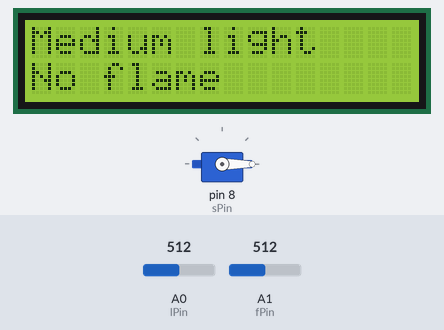
The sketch below on a simulated Arduino Uno, built with avr-gcc and run on an emulated ATmega328P. Shown: servo, 16×2 character LCD. The inputs (shaded band) are chosen by the test bench; at power-on: A1 (fPin) = 512, A0 (lPin) = 512. What the sketch prints to the serial monitor is not drawn.

Above: at 1.2 s.
1.3 s: A1 (fPin) set to 108
2.8 s: A1 (fPin) set to 90
At 4.9 s:
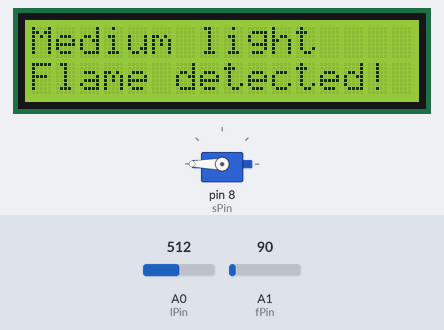
5.2 s: A0 (lPin) set to 710
At 6.1 s:
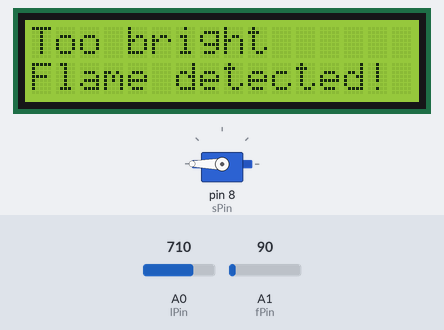
6.8 s: A0 (lPin) set to 690
At 8.6 s:
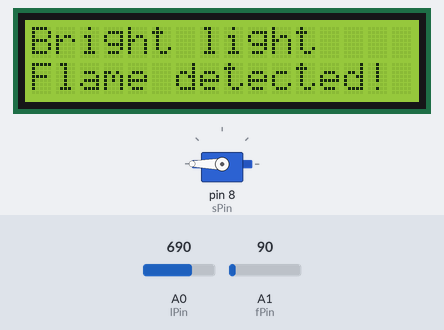
8.9 s: A0 (lPin) set to 290
At 10.4 s:
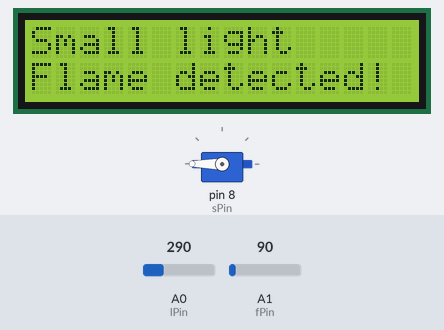
10.9 s: A1 (fPin) set to 110
At 11.9 s:
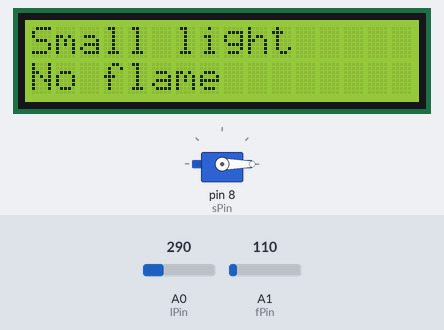
Timing chart, 0 to 13.9 s (numbered marks = the images above; inputs shaded):
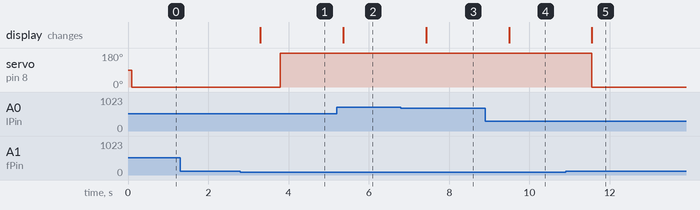

The sketch:

Cam_bien_anh_sang_va_lua.ino
```cpp
#include <Wire.h>
#include <LiquidCrystal_I2C.h>
#include <Servo.h>
LiquidCrystal_I2C lcd(0x27,16,2);

Servo servo;

const int sPin = 8;
const int fPin = A1;
const int lPin = A0;
const int ledPin = 13;
void setup() {
  servo.attach(sPin);
  Serial.begin(9600);
  lcd.init();
  lcd.backlight();
  lcd.setCursor(0,0);
}

void loop() {
  Serial.print("Light: ");
  Serial.println(analogRead(lPin));
  if (analogRead(lPin) < 30) {
    lcd.setCursor(0,0);
    lcd.print("No light        ");
    flameCheck();
  }
  else if (analogRead(lPin) > 30 && 100 > analogRead(lPin)) {
    lcd.setCursor(0,0);
    lcd.print("Tiny light      ");
    flameCheck();
  }
  else if (analogRead(lPin) > 100 && 300 > analogRead(lPin)) {
    lcd.setCursor(0,0);
    lcd.print("Small light     ");
    flameCheck();
  }
  else if (analogRead(lPin) >= 300 && 530 > analogRead(lPin)) {
    lcd.setCursor(0,0);
    lcd.print("Medium light    ");
    flameCheck();
  }
  else if (analogRead(lPin) >= 530 && 700 > analogRead(lPin)) {
    lcd.setCursor(0,0);
    lcd.print("Bright light    ");
    flameCheck();
  }
  else if (analogRead(lPin) >= 700) {
    lcd.setCursor(0,0);
    lcd.print("Too bright      ");
    flameCheck();
  }
  else {
    lcd.setCursor(0,0);
    lcd.print("Unknown         ");
    digitalWrite(ledPin, LOW);
    flameCheck();
  }
}

void flameCheck() {
  if (analogRead(fPin) > 25 && 100 > analogRead(fPin)) {
    lcd.setCursor(0,1);
    lcd.print("Flame detected! ");
    digitalWrite(ledPin, HIGH);
    delay(500);
    digitalWrite(ledPin ,LOW);
    servo.write(180);
    delay(500);
  }
  else {
    lcd.setCursor(0,1);
    lcd.print("No flame         ");
    digitalWrite(ledPin, LOW);
      servo.write(0);
      delay(500);
  }
}
```

Measured:
- the behaviour switches between 100 and 99 on A1 (fPin) (found by bisection; images 0 and 1)
- after the input at 1.3 s, every drawn part: stays the same
- after the input at 2.8 s, servo on pin 8 (sPin): 0° → 180° after 1.0 s; the display: changes after 0.50 s (image 1)
- after the input at 5.2 s, the display: changes after 0.16 s (image 2)
- after the input at 6.8 s, the display: changes after 0.63 s (image 3)
- after the input at 8.9 s, the display: changes after 0.59 s (image 4)
- after the input at 10.9 s, servo on pin 8 (sPin): 180° → 0° after 0.66 s; the display: changes after 0.66 s (image 5)
